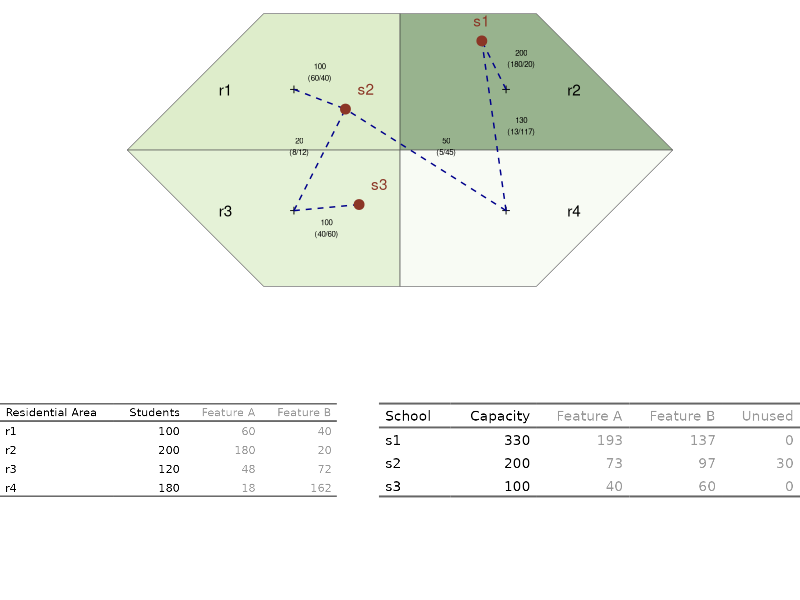

Reproduce this figure in R.
# Packages ----------------------------------------------------------------

library(dplyr)
library(tidyr)

library(ggplot2)
library(ggsci)
library(ggpubr)
library(grid)

library(flextable)

library(sf)

library(lpSolve)

# library(magick)

# Toy data --------------------------------------------------------------------

# Residential area db
pol_base1 <- list(rbind(c(0,0), c(0, -100), c(100, -100), c(200, 0), c(0, 0) ) )
pol_base2 <- list(rbind(c(0,0), c(0, 100), c(100, 100), c(200, 0), c(0, 0) ) )

resid <- st_sfc(st_polygon(list(pol_base1[[1]] * (-1))),
                st_polygon(pol_base2),
                st_polygon(list(pol_base2[[1]] * (-1))),
                st_polygon(pol_base1)) |>
  st_as_sf() |>
  mutate(resid = paste0("r", 1:4),
         POPULATION = c(100, 200, 120, 180),
         FEATURE_A_prop = c(0.6, 0.9, 0.4, 0.1),
         FEATURE_A = POPULATION * FEATURE_A_prop,
         FEATURE_B = POPULATION * (1-FEATURE_A_prop)
         )

rm(pol_base1, pol_base2)

# School db
school <- st_sfc(st_point(c(60, 80)),
                 st_point(c(-40, 30)),
                 st_point(c(-30, -40)))|>
  st_as_sf() |>
  mutate(school = paste0("s", 1:3),
         SIZE = c(330, 200, 100))

# sfc_LINESTRING(net)

LINE_Between <- full_join(data.frame(geo1 = st_centroid(resid)$x,
                                     resid = paste0("r", 1:4),
                                     id = NA),
                          data.frame(geo1 = school$x,
                                     school = paste0("s", 1:3),
                                     id = NA),
                          by = "id") |>
  st_as_sf() |>
  select(-id)

LINE_Between <- st_sfc(
  mapply(function(a, b){
    st_cast(st_union(a, b),"LINESTRING")
  },
  LINE_Between$geometry.x, LINE_Between$geometry.y,
  SIMPLIFY = FALSE)) |>
  cbind(st_drop_geometry(LINE_Between[c("resid", "school" )])) |>
  st_as_sf()

# LP Model ------------------------------------------------------------

# Cost Matrix
M_COST <- st_distance(st_centroid(resid), school )
rownames(M_COST) <- resid$resid
colnames(M_COST) <- school$school

# Signs restriction
if(sum(resid$POPULATION) <= sum(school$SIZE)){
  row.signs <- rep("=", nrow(M_COST))
  col.signs <- rep("<=", ncol(M_COST))
}else{
  row.signs <- rep("<=", nrow(M_COST))
  col.signs <- rep("=", ncol(M_COST))
}

# values restrictions
row.rhs <- resid$POPULATION
col.rhs <- school$SIZE

# Resolution lp model
ALLOCATION_MODEL <- lp.transport(M_COST, "min", presolve = 1,
                                 row.signs, row.rhs, col.signs, col.rhs)

rownames(ALLOCATION_MODEL$solution) <- rownames(M_COST)
colnames(ALLOCATION_MODEL$solution) <- colnames(M_COST)

rm(row.rhs, col.rhs, M_COST, row.signs, col.signs)

# Student and Feature distribution -------------------------

M_ALLOCATION <- ALLOCATION_MODEL$solution |>
  as_tibble(rownames = "resid") |>
  pivot_longer(cols = s1:s3, names_to = "school") |>
  left_join(resid |>
              st_drop_geometry() |>
              select(resid, FEATURE_A_prop),
            by = "resid") |>
  mutate(FEATURE_A = value * FEATURE_A_prop,
         FEATURE_B = value * (1- FEATURE_A_prop))

LINE_Between <- LINE_Between |>
  left_join(M_ALLOCATION, by = c("resid", "school")) |>
  filter(value > 0) |>
  mutate(label = paste0(value, "\n(", FEATURE_A, "/", FEATURE_B, ")"))

# Feature by allocation

rad_aux <- resid |>
  st_drop_geometry() |>
  mutate(FEATURE_A = FEATURE_A_prop,
         FEATURE_B = 1-FEATURE_A_prop) |>
  select(FEATURE_A, FEATURE_B) |>
  as.matrix()

base <- ALLOCATION_MODEL$solution

if(!all(rownames(base) == resid$resid) |
   !all(colnames(base) == school$school) ){
  stop("ID Radio en matriz de asignación no coinciden con base original")
}

for(i in colnames(rad_aux)){
  school[[i]] <- apply(base * rad_aux[ , i], 2, sum)
}

school <- school |>
  mutate(ALLOCATED = FEATURE_A + FEATURE_B,
         FREE_ALLOCATED = SIZE - ALLOCATED)

rm(rad_aux, i, base)

# Figure: Model-Allocation --------------------------------------------

p1 <- ggplot() +
  geom_sf(data = resid, aes(fill = FEATURE_A), alpha = 0.5) +
  geom_sf(data = st_centroid(resid), shape = 3) +
  geom_sf(data = LINE_Between, aes(color = value),
          linetype = 2, color ="darkblue") +
  geom_sf_text(data = st_centroid(LINE_Between),
               aes(label = label), size = 2,
               nudge_x = c(0, 20, -15, 0, 20, 15),
               nudge_y = c(20, 5, 10, -15, 0, 10) ) +
  geom_sf_text(data = st_centroid(resid), aes(label = resid),
               nudge_x = c(-50, 50, -50, 50 )) +
  geom_sf(data = school, color = "tomato4", size = 3) +
  geom_sf_text(data = school, aes(label = school),
               nudge_x = c(0, 15, 15),
               nudge_y = 15, color = "tomato4") +
  scale_fill_material("light-green") +
  guides(color = "none",
         fill = "none") +
  theme_void()

t1 <- resid |>
  st_drop_geometry() |>
  select(-FEATURE_A_prop) |>
  flextable() |>
  set_header_labels(resid = "Residential Area",
                    POPULATION = "Students",
                    FEATURE_A = "Feature A",
                    FEATURE_B = "Feature B") |>
  color(j = 3:4, color = "grey60", part = "all") |>
  autofit() |>
  as_raster()

t2 <- school |>
  st_drop_geometry() |>
  select(-ALLOCATED) |>
  flextable() |>
  set_header_labels(school = "School",
                    SIZE = "Capacity",
                    FEATURE_A = "Feature A",
                    FEATURE_B = "Feature B",
                    FREE_ALLOCATED = "Unused") |>
  color(j = 3:5, color = "grey60", part = "all") |>
  autofit() |>
  as_raster()

p2 <- ggarrange(grid::rasterGrob(t1), NA, grid::rasterGrob(t2),
                ncol = 3, widths = c(16, 2, 20), align = "v")

p_allocation <- ggarrange(p1, p2, nrow = 2, widths = c(4, 1.4))

ggsave(filename = here::here("analysis/figures/Model-Allocation.png"),
       plot = p_allocation,
       dpi = 320, width = 12, height = 9, units = "cm")

rm(p1, p2, t1, t2, school, resid, LINE_Between,
   M_ALLOCATION, ALLOCATION_MODEL, p_allocation)
